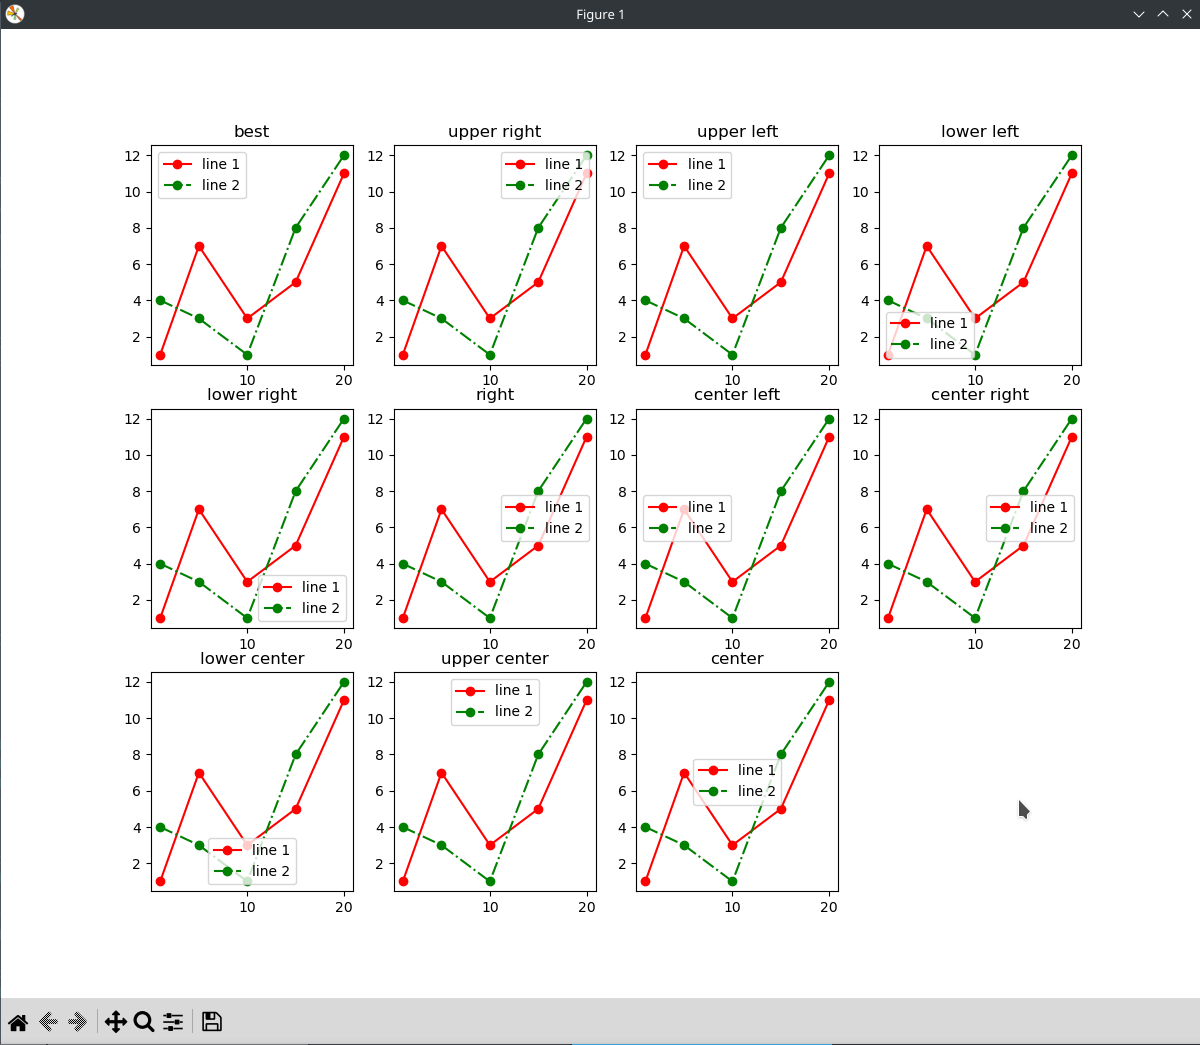

Python code for this plot:
import matplotlib.pyplot as plt
import numpy as np
x = [1, 5, 10, 15, 20]
y1 = [1, 7, 3, 5, 11]
y2 = [4, 3, 1, 8, 12]
locs = ['best', 'upper right', 'upper left', 'lower left',
'lower right', 'right', 'center left', 'center right',
'lower center', 'upper center', 'center']
plt.figure(figsize=(12, 12))
for i in range(3):
    for j in range(4):
        if i*4+j < 11:
            plt.subplot(3, 4, i*4+j+1)
            plt.title(locs[i*4+j])
            plt.plot(x, y1, 'o-r', label='line 1')
            plt.plot(x, y2, 'o-.g', label='line 2')
            plt.legend(loc=locs[i*4+j])
        else:
            break
plt.show()
